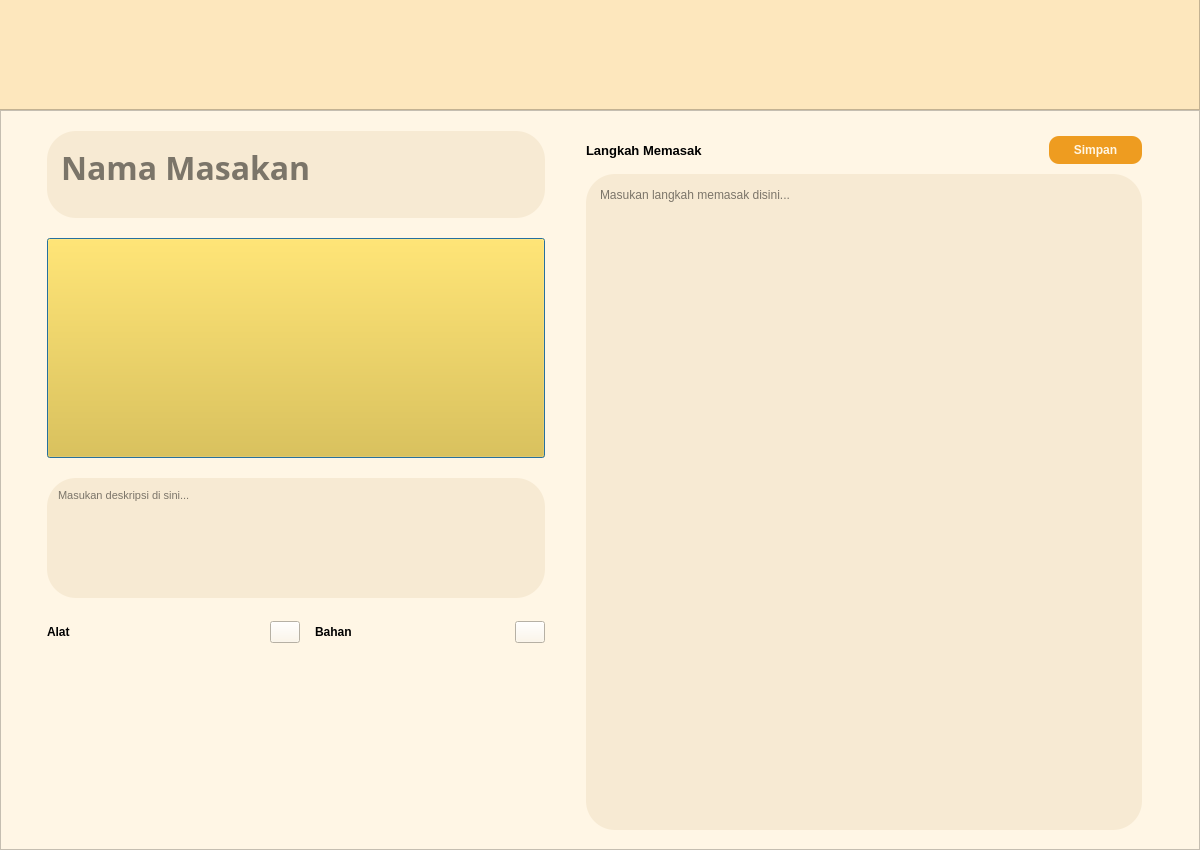
<?xml version="1.0" encoding="UTF-8"?>
<ui version="4.0">
 <class>MainWindow</class>
 <widget class="QMainWindow" name="MainWindow">
  <property name="geometry">
   <rect>
    <x>0</x>
    <y>0</y>
    <width>1200</width>
    <height>850</height>
   </rect>
  </property>
  <property name="windowTitle">
   <string>MainWindow</string>
  </property>
  <property name="styleSheet">
   <string notr="true">background-color: #FFF6E5</string>
  </property>
  <widget class="QWidget" name="centralwidget">
   <widget class="QScrollArea" name="scrollArea">
    <property name="geometry">
     <rect>
      <x>0</x>
      <y>110</y>
      <width>1200</width>
      <height>740</height>
     </rect>
    </property>
    <property name="sizePolicy">
     <sizepolicy hsizetype="Fixed" vsizetype="Fixed">
      <horstretch>0</horstretch>
      <verstretch>0</verstretch>
     </sizepolicy>
    </property>
    <property name="horizontalScrollBarPolicy">
     <enum>Qt::ScrollBarAlwaysOff</enum>
    </property>
    <property name="widgetResizable">
     <bool>true</bool>
    </property>
    <widget class="QWidget" name="scrollAreaWidgetContents">
     <property name="geometry">
      <rect>
       <x>0</x>
       <y>0</y>
       <width>1200</width>
       <height>738</height>
      </rect>
     </property>
     <property name="maximumSize">
      <size>
       <width>1200</width>
       <height>16777215</height>
      </size>
     </property>
     <layout class="QHBoxLayout" name="horizontalLayout">
      <property name="leftMargin">
       <number>11</number>
      </property>
      <property name="topMargin">
       <number>0</number>
      </property>
      <item>
       <layout class="QVBoxLayout" name="verticalLayout" stretch="0,0,0,0,0">
        <property name="spacing">
         <number>20</number>
        </property>
        <property name="sizeConstraint">
         <enum>QLayout::SetNoConstraint</enum>
        </property>
        <property name="leftMargin">
         <number>35</number>
        </property>
        <property name="topMargin">
         <number>20</number>
        </property>
        <property name="rightMargin">
         <number>35</number>
        </property>
        <property name="bottomMargin">
         <number>10</number>
        </property>
        <item>
         <widget class="QTextEdit" name="inputJudul_resep">
          <property name="minimumSize">
           <size>
            <width>420</width>
            <height>0</height>
           </size>
          </property>
          <property name="maximumSize">
           <size>
            <width>530</width>
            <height>87</height>
           </size>
          </property>
          <property name="font">
           <font>
            <family>Bahnschrift SemiCondensed</family>
            <pointsize>24</pointsize>
            <weight>75</weight>
            <bold>true</bold>
            <stylestrategy>PreferDefault</stylestrategy>
           </font>
          </property>
          <property name="cursor" stdset="0">
           <cursorShape>ArrowCursor</cursorShape>
          </property>
          <property name="acceptDrops">
           <bool>true</bool>
          </property>
          <property name="statusTip">
           <string notr="true"/>
          </property>
          <property name="layoutDirection">
           <enum>Qt::LeftToRight</enum>
          </property>
          <property name="autoFillBackground">
           <bool>false</bool>
          </property>
          <property name="styleSheet">
           <string notr="true">QTextEdit {background-color: #F7EAD3; border-radius: 29px; padding: 10px; text-align: center;}</string>
          </property>
          <property name="lineWidth">
           <number>0</number>
          </property>
          <property name="verticalScrollBarPolicy">
           <enum>Qt::ScrollBarAlwaysOff</enum>
          </property>
          <property name="horizontalScrollBarPolicy">
           <enum>Qt::ScrollBarAlwaysOff</enum>
          </property>
          <property name="tabChangesFocus">
           <bool>false</bool>
          </property>
          <property name="tabStopWidth">
           <number>80</number>
          </property>
          <property name="placeholderText">
           <string notr="true">Nama Masakan</string>
          </property>
         </widget>
        </item>
        <item>
         <widget class="QPushButton" name="inputGambar_resep">
          <property name="minimumSize">
           <size>
            <width>420</width>
            <height>220</height>
           </size>
          </property>
          <property name="maximumSize">
           <size>
            <width>530</width>
            <height>230</height>
           </size>
          </property>
          <property name="styleSheet">
           <string notr="true">background-color: #EEC120;</string>
          </property>
          <property name="text">
           <string/>
          </property>
          <property name="icon">
           <iconset>
            <normaloff>../img/icon/pilihFoto.png</normaloff>../img/icon/pilihFoto.png</iconset>
          </property>
          <property name="iconSize">
           <size>
            <width>50</width>
            <height>50</height>
           </size>
          </property>
          <property name="default">
           <bool>true</bool>
          </property>
          <property name="flat">
           <bool>false</bool>
          </property>
         </widget>
        </item>
        <item>
         <widget class="QTextEdit" name="inputDeskripsi_resep">
          <property name="minimumSize">
           <size>
            <width>420</width>
            <height>70</height>
           </size>
          </property>
          <property name="maximumSize">
           <size>
            <width>530</width>
            <height>120</height>
           </size>
          </property>
          <property name="font">
           <font>
            <family>MS Shell Dlg 2</family>
            <pointsize>8</pointsize>
            <weight>50</weight>
            <bold>false</bold>
           </font>
          </property>
          <property name="layoutDirection">
           <enum>Qt::LeftToRight</enum>
          </property>
          <property name="styleSheet">
           <string notr="true">background-color: #F7EAD3; border-radius: 29px; padding: 7px;</string>
          </property>
          <property name="lineWidth">
           <number>0</number>
          </property>
          <property name="verticalScrollBarPolicy">
           <enum>Qt::ScrollBarAlwaysOff</enum>
          </property>
          <property name="horizontalScrollBarPolicy">
           <enum>Qt::ScrollBarAlwaysOff</enum>
          </property>
          <property name="tabStopWidth">
           <number>80</number>
          </property>
          <property name="placeholderText">
           <string notr="true">Masukan deskripsi di sini...</string>
          </property>
         </widget>
        </item>
        <item>
         <layout class="QHBoxLayout" name="horizontalLayout_3">
          <property name="spacing">
           <number>15</number>
          </property>
          <property name="sizeConstraint">
           <enum>QLayout::SetMaximumSize</enum>
          </property>
          <property name="rightMargin">
           <number>0</number>
          </property>
          <property name="bottomMargin">
           <number>0</number>
          </property>
          <item>
           <widget class="QLabel" name="alat_label">
            <property name="minimumSize">
             <size>
              <width>208</width>
              <height>28</height>
             </size>
            </property>
            <property name="maximumSize">
             <size>
              <width>208</width>
              <height>28</height>
             </size>
            </property>
            <property name="font">
             <font>
              <weight>75</weight>
              <bold>true</bold>
             </font>
            </property>
            <property name="text">
             <string>Alat</string>
            </property>
           </widget>
          </item>
          <item>
           <widget class="QPushButton" name="addAlat_button">
            <property name="maximumSize">
             <size>
              <width>30</width>
              <height>16777215</height>
             </size>
            </property>
            <property name="text">
             <string/>
            </property>
           </widget>
          </item>
          <item>
           <widget class="QLabel" name="bahan_label">
            <property name="minimumSize">
             <size>
              <width>185</width>
              <height>28</height>
             </size>
            </property>
            <property name="maximumSize">
             <size>
              <width>210</width>
              <height>28</height>
             </size>
            </property>
            <property name="font">
             <font>
              <weight>75</weight>
              <bold>true</bold>
             </font>
            </property>
            <property name="text">
             <string>Bahan</string>
            </property>
           </widget>
          </item>
          <item>
           <widget class="QPushButton" name="addBahan_button">
            <property name="maximumSize">
             <size>
              <width>30</width>
              <height>16777215</height>
             </size>
            </property>
            <property name="text">
             <string/>
            </property>
           </widget>
          </item>
         </layout>
        </item>
        <item>
         <layout class="QHBoxLayout" name="horizontalLayout_4">
          <property name="rightMargin">
           <number>0</number>
          </property>
          <item>
           <widget class="QScrollArea" name="scrollAlat">
            <property name="maximumSize">
             <size>
              <width>180</width>
              <height>16777215</height>
             </size>
            </property>
            <property name="frameShape">
             <enum>QFrame::NoFrame</enum>
            </property>
            <property name="horizontalScrollBarPolicy">
             <enum>Qt::ScrollBarAlwaysOff</enum>
            </property>
            <property name="sizeAdjustPolicy">
             <enum>QAbstractScrollArea::AdjustToContents</enum>
            </property>
            <property name="widgetResizable">
             <bool>true</bool>
            </property>
            <property name="alignment">
             <set>Qt::AlignLeading|Qt::AlignLeft|Qt::AlignTop</set>
            </property>
            <widget class="QWidget" name="scrollWidgetAlat">
             <property name="geometry">
              <rect>
               <x>0</x>
               <y>0</y>
               <width>180</width>
               <height>158</height>
              </rect>
             </property>
            </widget>
           </widget>
          </item>
          <item>
           <widget class="QScrollArea" name="scrollBahan">
            <property name="frameShape">
             <enum>QFrame::NoFrame</enum>
            </property>
            <property name="horizontalScrollBarPolicy">
             <enum>Qt::ScrollBarAlwaysOff</enum>
            </property>
            <property name="widgetResizable">
             <bool>true</bool>
            </property>
            <widget class="QWidget" name="scrollWidgetBahan">
             <property name="geometry">
              <rect>
               <x>0</x>
               <y>0</y>
               <width>311</width>
               <height>158</height>
              </rect>
             </property>
            </widget>
           </widget>
          </item>
         </layout>
        </item>
       </layout>
      </item>
      <item>
       <layout class="QVBoxLayout" name="verticalLayout_2">
        <property name="spacing">
         <number>10</number>
        </property>
        <property name="topMargin">
         <number>20</number>
        </property>
        <property name="rightMargin">
         <number>50</number>
        </property>
        <property name="bottomMargin">
         <number>10</number>
        </property>
        <item>
         <layout class="QHBoxLayout" name="horizontalLayout_2" stretch="0,0">
          <property name="spacing">
           <number>250</number>
          </property>
          <property name="sizeConstraint">
           <enum>QLayout::SetDefaultConstraint</enum>
          </property>
          <property name="leftMargin">
           <number>0</number>
          </property>
          <property name="topMargin">
           <number>5</number>
          </property>
          <property name="rightMargin">
           <number>0</number>
          </property>
          <item>
           <widget class="QLabel" name="langkahMemasakLabel">
            <property name="minimumSize">
             <size>
              <width>233</width>
              <height>28</height>
             </size>
            </property>
            <property name="maximumSize">
             <size>
              <width>235</width>
              <height>50</height>
             </size>
            </property>
            <property name="font">
             <font>
              <pointsize>10</pointsize>
              <weight>75</weight>
              <bold>true</bold>
             </font>
            </property>
            <property name="text">
             <string>Langkah Memasak</string>
            </property>
           </widget>
          </item>
          <item>
           <widget class="QPushButton" name="saveButton_resep">
            <property name="minimumSize">
             <size>
              <width>93</width>
              <height>28</height>
             </size>
            </property>
            <property name="maximumSize">
             <size>
              <width>93</width>
              <height>28</height>
             </size>
            </property>
            <property name="palette">
             <palette>
              <active>
               <colorrole role="Button">
                <brush brushstyle="SolidPattern">
                 <color alpha="255">
                  <red>238</red>
                  <green>156</green>
                  <blue>32</blue>
                 </color>
                </brush>
               </colorrole>
               <colorrole role="Text">
                <brush brushstyle="SolidPattern">
                 <color alpha="255">
                  <red>255</red>
                  <green>246</green>
                  <blue>229</blue>
                 </color>
                </brush>
               </colorrole>
               <colorrole role="ButtonText">
                <brush brushstyle="SolidPattern">
                 <color alpha="255">
                  <red>255</red>
                  <green>246</green>
                  <blue>229</blue>
                 </color>
                </brush>
               </colorrole>
               <colorrole role="Base">
                <brush brushstyle="SolidPattern">
                 <color alpha="255">
                  <red>238</red>
                  <green>156</green>
                  <blue>32</blue>
                 </color>
                </brush>
               </colorrole>
               <colorrole role="Window">
                <brush brushstyle="SolidPattern">
                 <color alpha="255">
                  <red>238</red>
                  <green>156</green>
                  <blue>32</blue>
                 </color>
                </brush>
               </colorrole>
              </active>
              <inactive>
               <colorrole role="Button">
                <brush brushstyle="SolidPattern">
                 <color alpha="255">
                  <red>238</red>
                  <green>156</green>
                  <blue>32</blue>
                 </color>
                </brush>
               </colorrole>
               <colorrole role="Text">
                <brush brushstyle="SolidPattern">
                 <color alpha="255">
                  <red>255</red>
                  <green>246</green>
                  <blue>229</blue>
                 </color>
                </brush>
               </colorrole>
               <colorrole role="ButtonText">
                <brush brushstyle="SolidPattern">
                 <color alpha="255">
                  <red>255</red>
                  <green>246</green>
                  <blue>229</blue>
                 </color>
                </brush>
               </colorrole>
               <colorrole role="Base">
                <brush brushstyle="SolidPattern">
                 <color alpha="255">
                  <red>238</red>
                  <green>156</green>
                  <blue>32</blue>
                 </color>
                </brush>
               </colorrole>
               <colorrole role="Window">
                <brush brushstyle="SolidPattern">
                 <color alpha="255">
                  <red>238</red>
                  <green>156</green>
                  <blue>32</blue>
                 </color>
                </brush>
               </colorrole>
              </inactive>
              <disabled>
               <colorrole role="Button">
                <brush brushstyle="SolidPattern">
                 <color alpha="255">
                  <red>238</red>
                  <green>156</green>
                  <blue>32</blue>
                 </color>
                </brush>
               </colorrole>
               <colorrole role="Text">
                <brush brushstyle="SolidPattern">
                 <color alpha="255">
                  <red>120</red>
                  <green>120</green>
                  <blue>120</blue>
                 </color>
                </brush>
               </colorrole>
               <colorrole role="ButtonText">
                <brush brushstyle="SolidPattern">
                 <color alpha="255">
                  <red>120</red>
                  <green>120</green>
                  <blue>120</blue>
                 </color>
                </brush>
               </colorrole>
               <colorrole role="Base">
                <brush brushstyle="SolidPattern">
                 <color alpha="255">
                  <red>238</red>
                  <green>156</green>
                  <blue>32</blue>
                 </color>
                </brush>
               </colorrole>
               <colorrole role="Window">
                <brush brushstyle="SolidPattern">
                 <color alpha="255">
                  <red>238</red>
                  <green>156</green>
                  <blue>32</blue>
                 </color>
                </brush>
               </colorrole>
              </disabled>
             </palette>
            </property>
            <property name="font">
             <font>
              <weight>75</weight>
              <bold>true</bold>
             </font>
            </property>
            <property name="styleSheet">
             <string notr="true">background-color: #EE9C20; border-radius: 10px;</string>
            </property>
            <property name="text">
             <string>Simpan</string>
            </property>
            <property name="autoDefault">
             <bool>false</bool>
            </property>
            <property name="default">
             <bool>true</bool>
            </property>
            <property name="flat">
             <bool>false</bool>
            </property>
           </widget>
          </item>
         </layout>
        </item>
        <item>
         <widget class="QTextEdit" name="inputLangkahMemasak_resep">
          <property name="minimumSize">
           <size>
            <width>409</width>
            <height>351</height>
           </size>
          </property>
          <property name="maximumSize">
           <size>
            <width>570</width>
            <height>750</height>
           </size>
          </property>
          <property name="styleSheet">
           <string notr="true">background-color: #F7EAD3; border-radius: 29px; padding: 10px;</string>
          </property>
          <property name="placeholderText">
           <string>Masukan langkah memasak disini...</string>
          </property>
         </widget>
        </item>
       </layout>
      </item>
     </layout>
    </widget>
   </widget>
   <widget class="QWidget" name="verticalLayoutWidget">
    <property name="geometry">
     <rect>
      <x>-1</x>
      <y>-1</y>
      <width>1201</width>
      <height>111</height>
     </rect>
    </property>
    <layout class="QVBoxLayout" name="verticalLayout_3">
     <item>
      <widget class="QFrame" name="frame">
       <property name="styleSheet">
        <string notr="true">background-color: rgb(253, 231, 189);</string>
       </property>
       <property name="frameShape">
        <enum>QFrame::StyledPanel</enum>
       </property>
       <property name="frameShadow">
        <enum>QFrame::Raised</enum>
       </property>
       <widget class="QLabel" name="Logo_2">
        <property name="geometry">
         <rect>
          <x>510</x>
          <y>10</y>
          <width>191</width>
          <height>71</height>
         </rect>
        </property>
        <property name="text">
         <string/>
        </property>
        <property name="pixmap">
         <pixmap>../Documents/RPL/if2250-2023-k01-11-rechify/img/logo-removebg-preview.png</pixmap>
        </property>
        <property name="scaledContents">
         <bool>true</bool>
        </property>
       </widget>
       <widget class="QLabel" name="BackButton_2">
        <property name="geometry">
         <rect>
          <x>40</x>
          <y>30</y>
          <width>51</width>
          <height>41</height>
         </rect>
        </property>
        <property name="text">
         <string/>
        </property>
        <property name="pixmap">
         <pixmap>../Documents/RPL/if2250-2023-k01-11-rechify/img/messageImage_1680715604233-removebg-preview.png</pixmap>
        </property>
        <property name="scaledContents">
         <bool>true</bool>
        </property>
       </widget>
      </widget>
     </item>
    </layout>
   </widget>
  </widget>
 </widget>
 <resources/>
 <connections/>
</ui>
